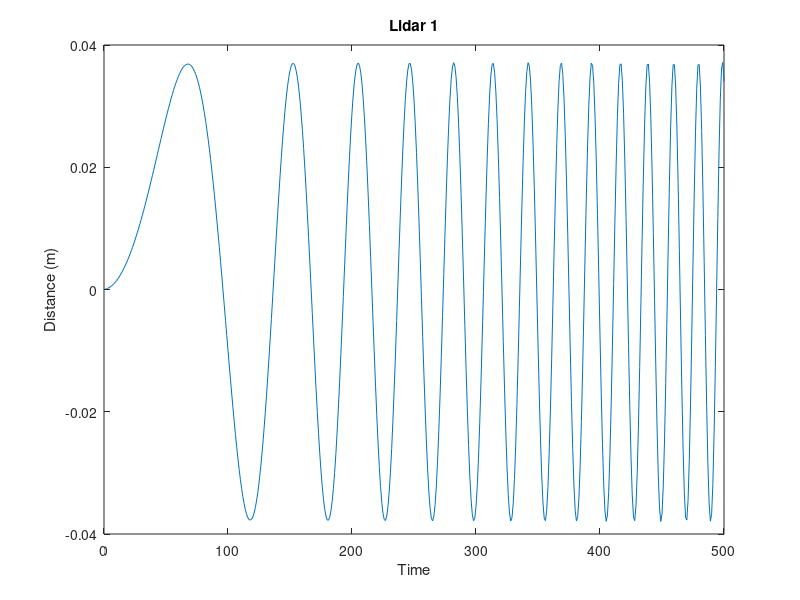
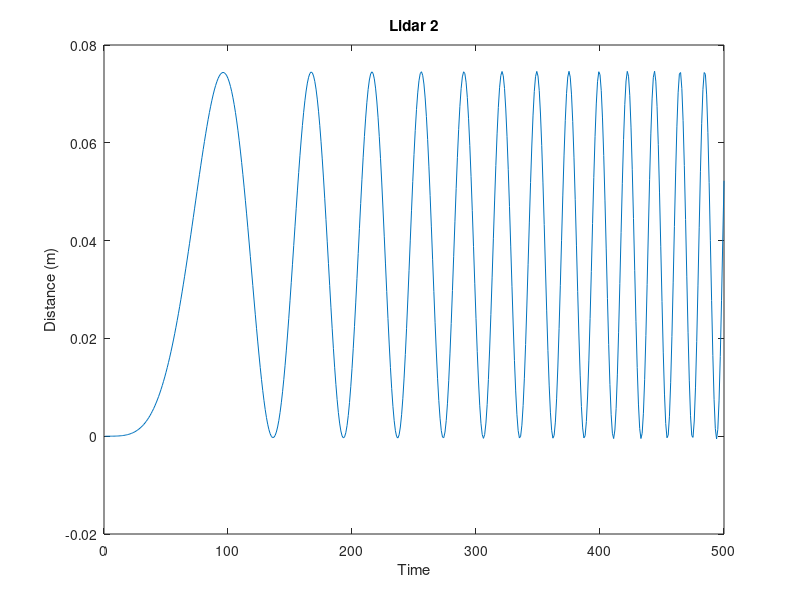
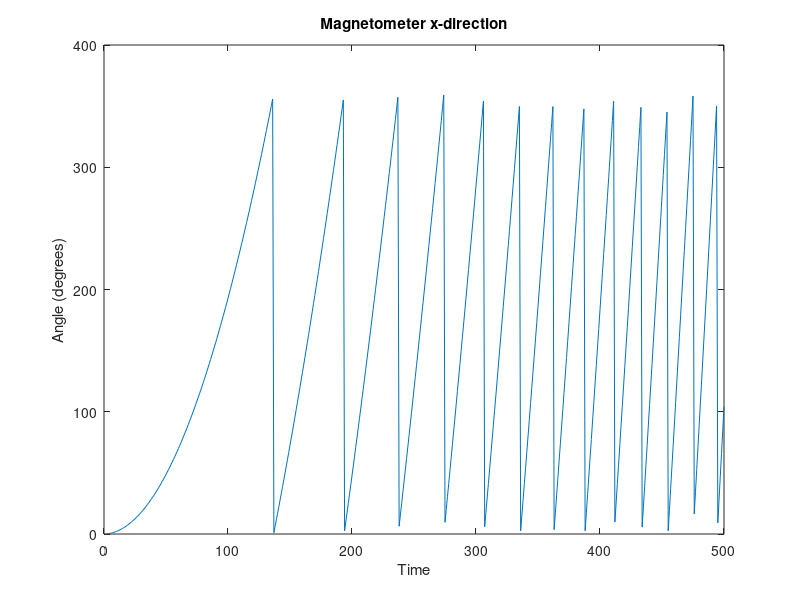
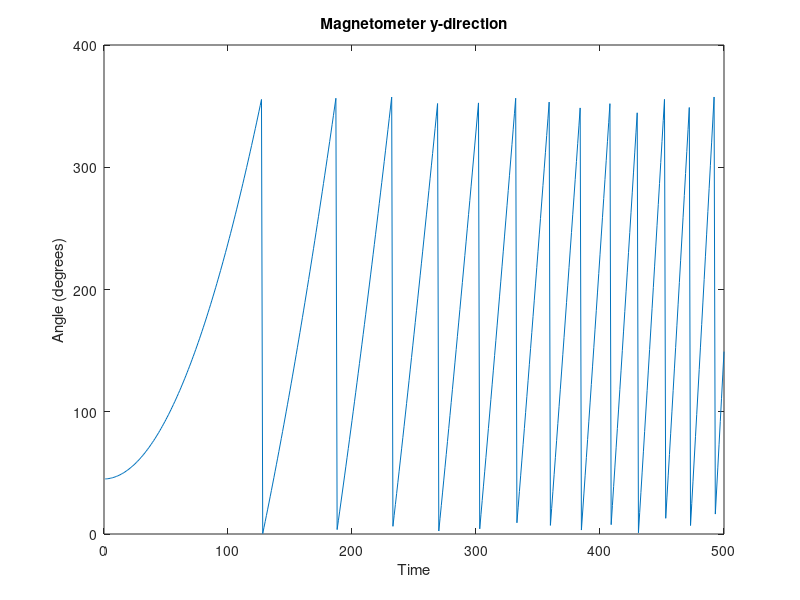

Source code (MATLAB) for these figures, in order:
% Computational Simulation of a 2-wheeled robot

% Modelling the two distance sensors
% Left servo set to 180; Right servo set to 90 (Constant translational
% velocity)

Time = 500;
t = 1:Time;
% tval = zeros(1,Time);
Lidar1 = zeros(1, Time);
Lidar2 = zeros(1, Time);
Mx = zeros(1, Time);
My = zeros(1, Time);
thetaold = 0;
% Translational velocities
Vl = 0.00005; % [m/s]
Vr = 0;
V = (Vl + Vr)/2;
% angular velocity; L = 75mm
w = (1*Vl)/0.075; % [rad/s]
Dxold = Vl;
Dyold = 0;
for i = 1:Time
    thetanew = thetaold + (w*i); %[rad]
    if thetanew >= (2*pi)
        thetanew = thetanew - (2*pi);
    end
    Mx(1, i) = rad2deg(thetanew);
    orthogonal = thetanew + (pi/4);
    if orthogonal >= (2*pi)
        orthogonal = orthogonal - (2*pi);
    end
    My(1, i) = rad2deg(orthogonal);
    thetaold = thetanew;
    Dxnew = Dxold + V*cos(thetanew)*i; 
    Lidar1(1, i) = Dxnew;
    Dxold = Dxnew;
    Dynew = Dyold + V*sin(thetanew)*i;
    Lidar2(1, i) = Dynew;
    Dyold = Dynew;
end

figure(1)
plot(t, Lidar1)
title('Lidar 1')
xlabel('Time')
ylabel('Distance (m)')
figure(2)
plot(t, Lidar2)
title('Lidar 2')
xlabel('Time')
ylabel('Distance (m)')
figure(3)
plot(t, Mx)
title('Magnetometer x-direction')
xlabel('Time')
ylabel('Angle (degrees)')
figure(4)
plot(t, My)
title('Magnetometer y-direction')
xlabel('Time')
ylabel('Angle (degrees)')